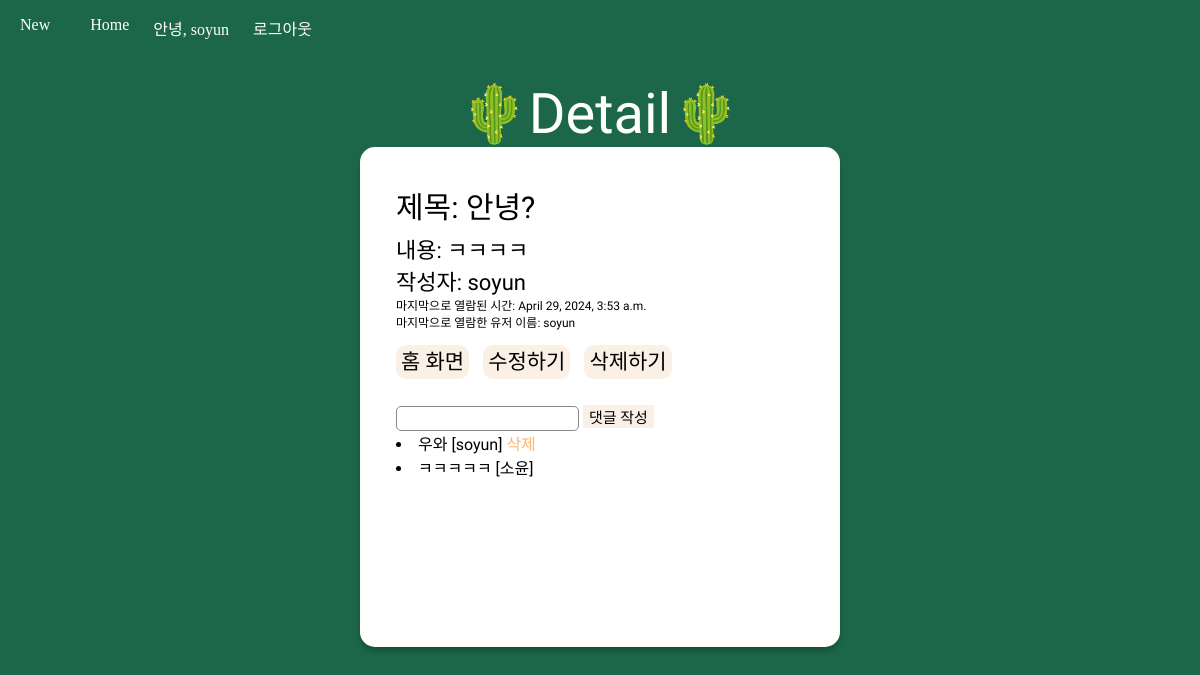
Screenshot of /detail/1 (signed in) with the database file from the repository.
### app/models.py (models this page shows, shortened)
class Post(models.Model):
   title = models.CharField(max_length=50)
   content = models.TextField()
   author = models.ForeignKey(User, on_delete=models.CASCADE, related_name='posts', default=1)
   last_viewed = models.DateTimeField(auto_now_add=True)

class Comment(models.Model):
   post = models.ForeignKey(Post, on_delete=models.CASCADE, related_name='comments')
   content = models.TextField()
   author = models.ForeignKey(User, on_delete=models.CASCADE, related_name='comments')

### app/views.py (the view, shortened to what this page needs)
# urls.py: path('detail/<int:post_pk>', views.detail, name='detail'),
@login_required(login_url="/registration/login/")
@update_last_viewed
def detail(request, post_pk):
   post = Post.objects.get(pk=post_pk)
   return render(request, 'detail.html', {'post':post, 'last_viewed': post.last_viewed})

### app/views.py (called while the page is built)
def update_last_viewed(view_func):
    @wraps(view_func)
    def wrapper(request, *args, **kwargs):
        if request.user.is_authenticated:
            post_pk = kwargs.get('post_pk')
            if post_pk:
                post = Post.objects.get(pk=post_pk)
                post.last_viewed = timezone.now()
                post.save()
        return view_func(request, *args, **kwargs)
    return wrapper

### app/templates/detail.html (shortened to what this page needs)
{% extends 'base.html' %}
{% block title %} 🌵Detail🌵{% endblock %}
{% block css %}
{% load static %}
<link rel="stylesheet" type="text/css" href="{% static 'detail.css' %}" />
{% endblock %}
{% block content %}
<div class="detail-post_container">
  <div class="detail_title">제목: {{post.title}}</div>
  <div class="detail_content">내용: {{post.content}}</div>
  <div class="detail_content">작성자: {{post.author.username}}</div>
  <div class="detail_content1">마지막으로 열람된 시간: {{  last_viewed  }}</div>
  <div class="detail_content1">마지막으로 열람한 유저 이름: {{ request.user.username }}</div>
  <div class="detail-post_btn">
    <a href="{% url 'home' %}">홈 화면</a>
    {% if user.is_authenticated and user.pk == post.author.pk %}
    <a href="{% url 'edit' post.pk %}">수정하기</a>
    <a href="{% url 'delete' post.pk %}">삭제하기</a>{% endif %}
  </div>
  <form action="" method="POST">
    <input type="text" name="content" />
    <button type="submit">댓글 작성</button>
  </form>
  {% for comment in post.comments.all %}
  <li>
    <span>{{comment.content}} </span>
    <span>[{{comment.author.username}}] </span>
    {% if user.pk == comment.author.pk and user.is_authenticated %}
    <a href="{% url 'delete_comment' post.pk comment.pk %}", class="n11">삭제</a>
    {% endif %}
  </li>
  {% endfor %}
</div>
{% endblock %}

### app/templates/base.html (shortened to what this page needs)
<!DOCTYPE html>
{% load account socialaccount %}
<html lang="en">
  <head>
    {% load static %}
    <link rel="stylesheet" type="text/css" href="{% static 'base.css' %}" />
    {% block css %} {% endblock css %}
  </head>
  <body>
    <nav id="navbar">
      <ul class="navbar__menu">
        <li class="navbar__menu__item">
          <a href="{% url 'new' %}">New</a>
        </li>
        <li class="navbar__menu__item">
          <a href="{% url 'home' %}">Home</a>
        </li>
        {% if user.is_authenticated %}
        <span class="navbar__menu__item">안녕, {{user.username}}</span>
        <li class="navbar__menu__item">
          <a href="{% url 'logout'%}">로그아웃</a>
        </li>
        {% endif %}
      </ul>
    </nav>
    <div class="title">{% block title %} {% endblock title %}</div>
    <div class="container">{% block content %} {% endblock content %}</div>
  </body>
</html>

### app/static/base.css (style rules this page uses)
:root { --color-white: #ffffff; --color-dark-grey: #8f8f8f; --color-light-grey: #ebebeb; --color-blue: #668efd; --color-black: #ffffff; --font-large: 48px; --font-medium: 28px; --font-regular: 18px; --font-small: 16px; --font-micro: 14px; --weight-bold: 700; --weight-semi-bold: 500; --weight-regular: 400; --size-border-radius: 4px; }
body { margin: 0; width: 100%; background-color: rgb(0, 0, 0); }
.title { text-align: center; margin-top: 25px; font-size: 3.5rem; color: #ffffff; font-family: "Koulen", cursive; }
.container { width: 100%; display: flex; justify-content: center; }
a { text-decoration: none; color: var(--color-black); }
ul { list-style: none; padding-left: 0; }
#navbar { width: 100%; display: flex; justify-content: space-between; align-items: center; transition: all 300ms ease-in-out; z-index: 1; color: #ffffff; }
.navbar__menu { display: flex; padding-left: 0; }
.navbar__menu .navbar__menu__item { margin: 0 4px; cursor: pointer; color: #ffffff; }
.navbar__menu .navbar__menu__item a { padding: 8px 16px; }

### app/static/detail.css (style rules this page uses)
body { margin:0; width: 100%; background-color:rgb(28, 103, 74); }
.title { text-align:center; margin-top:25px; font-size:3.5rem; color:#ffffff; font-family: 'Koulen', cursive; }
.container { width:100%; display:flex; justify-content: center; }
.detail-post_container { background-color:white; width:40%; box-sizing:border-box; height:500px; border-radius:15px; box-shadow:0 5px 5px 0 rgba(0, 0, 0, 0.2); padding:3%; font-family: 'Jua', sans-serif; }
.detail_title { font-weight:300; margin-bottom:5px; font-size:30px; }
.detail_content { font-size:22px; }
.detail_content1 { font-size:12px; }
.detail-post_btn { margin-top:15px; margin-bottom:30px; }
.detail-post_btn > a { color:black; text-decoration:none; padding:5px; background-color:linen; font-size:21px; margin-right:10px; border-radius: 10px; }
form > input { box-sizing:border-box; border: 1px solid #898989; border-radius:5px; height:25px; }
form > button { background-color:linen; border:none; font-family: 'Jua', sans-serif; font-size:15px; }
li > a { text-decoration:none; }
.n11 { color: rgb(255, 181, 108); }

### rows the page displays
Post: title "안녕?", content "ㅋㅋㅋㅋ", author.username "soyun", last_viewed "April 29, 2024, 3:53 a.m."
Comment: content "우와", author.username "soyun", shows "삭제"
Comment: content "ㅋㅋㅋㅋㅋ", author.username "소윤"

### other values shown
{{ user.username }} "soyun"
{{ request.user.username }} "soyun"
